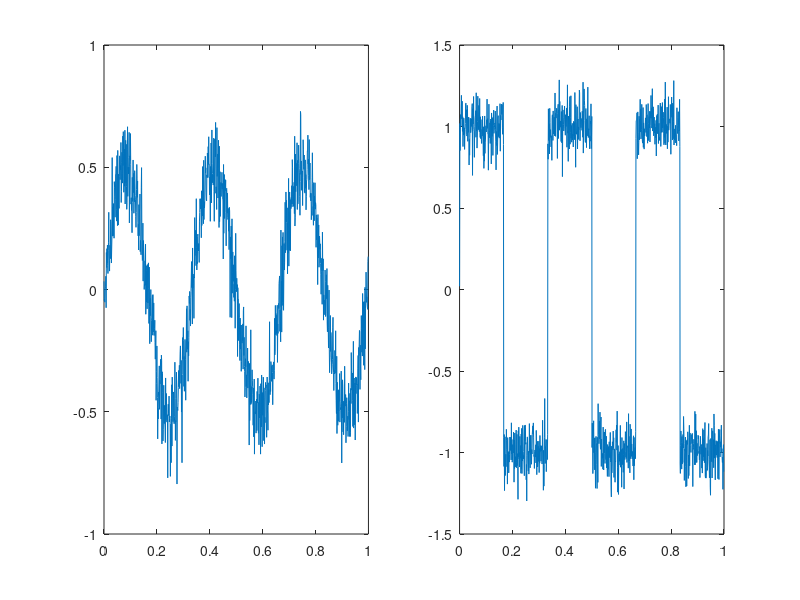
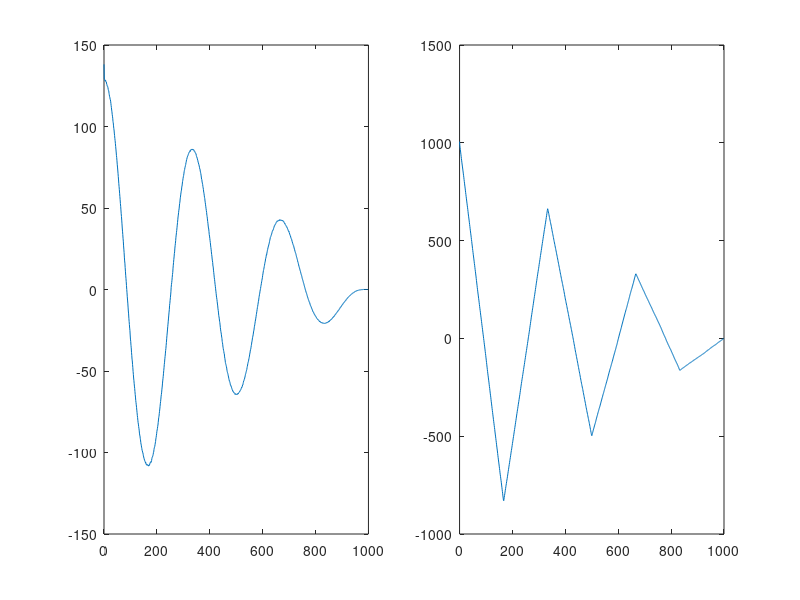

MATLAB code to generate these figures, in order: (Note: this script raises an error after producing the figures.)
function [freq] = temporary()

t=0:0.001:0.999;
sig_1 = 0.5*sin(6*pi*t) + 0.1 * randn(1, 1000);
sig_2 = sign(0.5*sin(6*pi*t)) + 0.1 * randn(1, 1000);
twoplots(t, sig_1, sig_2);

%f3 = ones(1,3) / 3;
%c3_1 = conv(sig_1, f3, 'same');
%c3_2 = conv(sig_2, f3, 'same');
%twoplots(t, c3_1, c3_2);

%f15 = ones(1,15) / 15;
%c15_1 = conv(sig_1, f15, 'same');
%c15_2 = conv(sig_2, f15, 'same');
%twoplots(t, c15_1, c15_2);

%filtstat(f15);

% g3 = fspecial('gaussian', [1,  3], 1);
% cg3_1 = conv(sig_1, g3, 'same');
% cg3_2 = conv(sig_2, g3, 'same');
% twoplots(t, cg3_1, cg3_2);

% g15 = fspecial('gaussian', [1, 15], 3);
% cg15_1 = conv(sig_1, g15, 'same');
% cg15_2 = conv(sig_2, g15, 'same');
% twoplots(t, cg15_1, cg15_2);

% I=imread('cameraman.tif');
% Ia = imfilter(I, fspecial('average', 15), 'replicate'); 
% Ig = imfilter(I, fspecial('gaussian', 15, 3), 'replicate'); 
% figure('Position', [10 10 1200 300]);
% subplot(131);
% imshow(I);
% subplot(132);
% imshow(Ia);
% subplot(133);
% imshow(Ig);

[r1, lags] = xcorr(sig_1);
[r2, lags] = xcorr(sig_2);
% wycięcie jedynie dodatnich przesunięć
r1 = r1(lags >= 0);
r2 = r2(lags >= 0);
lags = lags(lags>=0);
twoplots(lags, r1, r2);

[pks, loc] = findpeaks(r1, "MinPeakDistance", 10, "MinPeakProminence", 20);

% dla nagrań pulsu 30 Hz 
fs = 1000;
% przesunięcie w sekundach
lag_s = loc(1) * 1/fs;
% częstotliwość bazowa
freq = 1/lag_s;

end




function twoplots(t, s1, s2)
    figure('Position', [10 10 1200 300]);
    subplot(121);
    plot(t, s1);
    subplot(122);
    plot(t, s2);
end

function filtstat(f)
    nfft = 1000;
    fs = 1000;
    N = 3;
    
    f_ex = zeros(1, nfft);
    f_ex(1:size(f, 2)) = f;
    
    y=fft(f_ex);
    f_base = linspace(0, fs/2, nfft/2+1);
    amp = abs(y(1:nfft/2+1));
    phase = angle(y(1:nfft/2+1));
    
    twoplots(f_base, amp, phase);
end